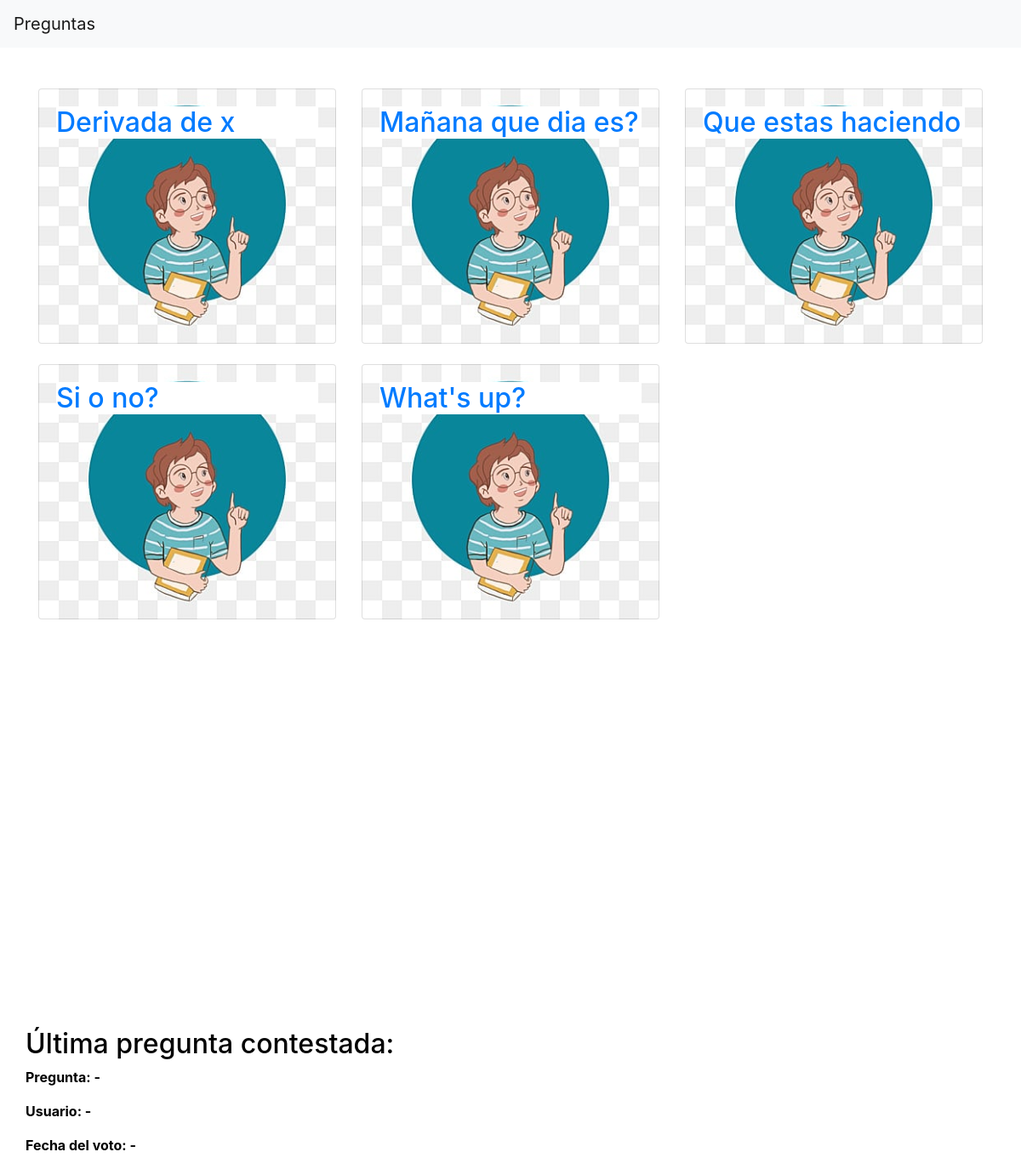
/polls/, run on an earlier commit of the app's database.
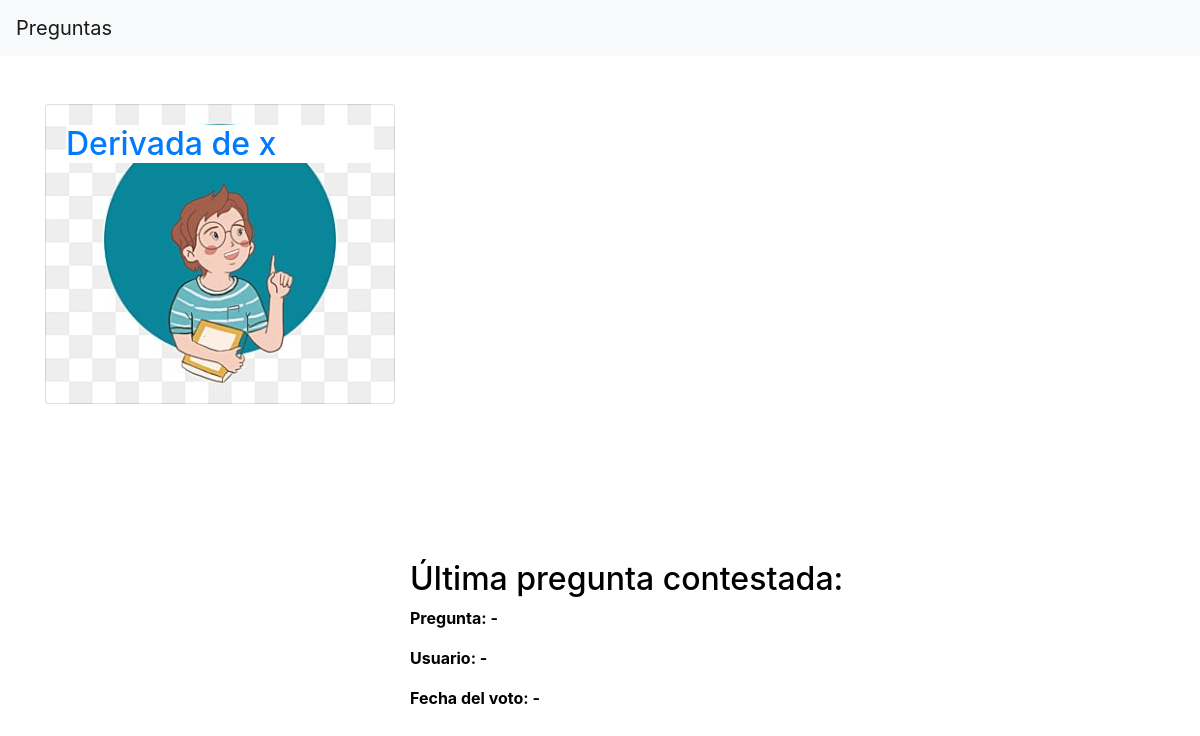
And on a later commit of the database.
### polls/models.py (models this page shows, shortened)
class Question(models.Model):
    question_text = models.CharField(max_length=200)
    pub_date = models.DateTimeField('date published')
    enabled = models.BooleanField(default=True)  # Campo para habilitar o deshabilitar la pregunta
    enabled_date = models.DateTimeField(null=True, blank=True)  # Campo para registrar la fecha de deshabilitación
    user = models.ForeignKey('auth.User', on_delete=models.CASCADE, null=True)

### polls/views.py (the view)
# urls.py: path('', views.IndexView.as_view(), name='index'),
class IndexView(generic.ListView):
    template_name = 'polls/index.html'
    context_object_name = 'latest_question_list'
    def get_queryset(self):
        return Question.objects.order_by('-pub_date')[:5]

### polls/templates/polls/index.html (shortened to what this page needs)
<link rel="stylesheet" href="https://stackpath.bootstrapcdn.com/bootstrap/4.4.1/css/bootstrap.min.css">
{% load crispy_forms_tags %}
{% load static %}
<link rel="stylesheet" href="{% static 'polls/style.css' %}">
  <nav class="navbar navbar-expand-lg navbar-light bg-light">
    <a class="navbar-brand" href="#">Preguntas</a>
  </nav>
  {% load static %}
  <div class="container mt-5">
    <div class="row">
       {% if latest_question_list %}
                {% for question in latest_question_list %}
                <div class="col-md-4 mb-4">
                  <div class="card custom-card" style="background-image: url('static/polls/imagen/aprender.jpg');">
                      <div class="card-body">
                          <h2 class="card-text"><a href="{% url 'polls:detail' question.id %}">{{ question.question_text }}</h2>
                            </div>
                        </div>
                    </div>
                {% endfor %}
{% else %}
    <p>No polls are available.</p>
{% endif %}
{% load static %}
<link rel="stylesheet" href="{% static 'polls/style.css' %}">
<br><br><br><br><br><br><br><br><br><br><br><br><br><br><br><br><br><br><br>
<strong> <h2>Última pregunta contestada:</h2>
  <p>Pregunta: {{ latest_question_user.question.question_text|default:"-" }}</p>
  <p>Usuario: {{ latest_question_user.user.username|default:"-" }}</p>
  <p>Fecha del voto: {{ latest_question_user.fecha|default:"-" }}</p></strong>
 <link rel="stylesheet" href="https://stackpath.bootstrapcdn.com/bootstrap/4.4.1/css/bootstrap.min.css">
 <html>
   <head>
     </head>
     <body>
     </body>
 </html>

What changed in the data, as far as the page shows it:
removed Question: question_text "Mañana que dia es?"
removed Question: question_text "Que estas haciendo"
removed Question: question_text "Si o no?"
removed Question: question_text "What's up?"
